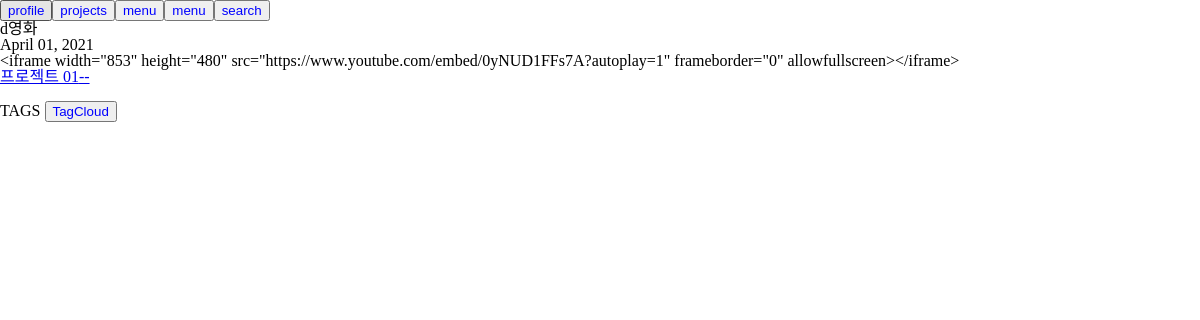
The app's page /blog/post/d영화/ with its own data.
### blog/models.py (models this page shows)
class Post(models.Model):
    title = models.CharField(verbose_name='TITLE', max_length=50)
    slug = models.SlugField('SLUG', unique=True, allow_unicode=True, help_text='one word for title alias.')
    description = models.CharField('DESCRIPTION', max_length=100, blank=True, help_text='simple description text')
    content = models.TextField('CONTENT')
    create_dt = models.DateTimeField('CREATE DATE', auto_now_add=True)
    modify_dt = models.DateTimeField('MODIFY DATE', auto_now=True)
    tags = TaggableManager(blank = True)
    class Meta:
        verbose_name = 'post'
        verbose_name_plural = 'posts'
        db_table = 'blog_posts'
        ordering = ('-modify_dt',)
    def __str__(self):
        return self.title
    def get_absolute_url(self):
        return reverse('blog:post_detail', args=(self.slug,))
    def get_previous(self):
        return self.get_previous_by_modify_dt()
    def get_next(self):
        return self.get_next_by_modify_dt()

### blog/templates/blog/post_detail.html (shortened to what this page needs)
{% extends "base.html" %}
{% block content %}
<h2 class="post-title">{{object.title}}</h2>
<p class="post-date">{{object.modify_dt|date:"N d, Y"}}</p>
<div class="post-content">{{object.content|linebreaks}}</div>
<p>
	{% if object.get_next %}
	<a href="{{ object.get_next.get_absolute_url}}" title="View next post">{{object.get_next}}--</a>
	{% endif %}
</p>
<br>
<div class="tag-box">
	<span>TAGS</span>
	{% load taggit_templatetags2_tags %}
	<a href="{% url 'blog:tag_cloud' %}"><button class="tagcloud-btn">TagCloud</button></a>
</div>
{% endblock %}

### static/styles/style.css (style rules this page uses)
button { color: blue; }

### records on screen
Post: title "d영화", modify_dt "April 01, 2021", content "<iframe width=\"853\" height=\"480\" src=\"https://www.youtube.com/embed/0yNUD1FFs7A?autoplay=1\" frameborder=\"0\" allowfullscreen></iframe>", get_next "프로젝트 01"
